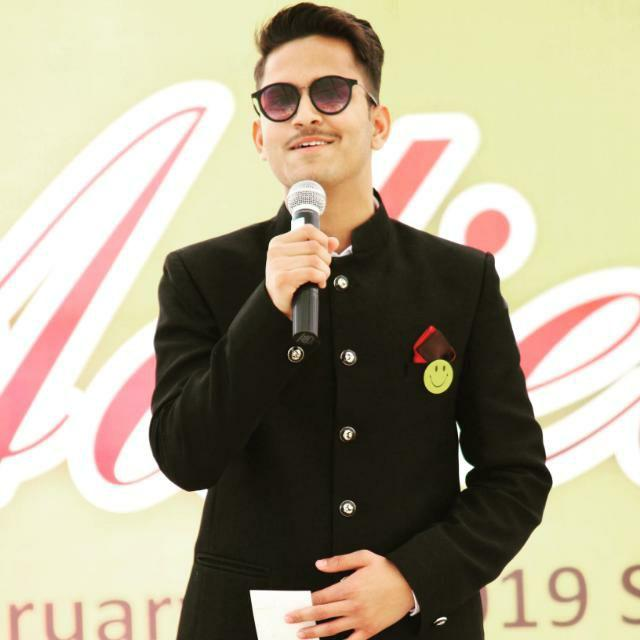
#> input picture vivek.jpg, 640 x 640 px
$ jupyter execute 3_image_convert_into_sketch.ipynb
#> lines starting #> are read from the running program, lines starting #| are printed output that depends on the picture
<a href="https://colab.research.google.com/github/vivekupreti1804/LGMVIP-DataScience-Task-1/blob/main/3_image_convert_into_sketch.ipynb" target="_parent"></a>

**LetsGrowMore**

Task 1

C. Image To Pencil Sketch With Python

Author : **Vivek Prakash Upreti** (Data Science Intern @ LetsGrowMore)

[cell 1]
# Step-1. Import the Reuired Library i.e:- cv2
import cv2
from google.colab.patches import cv2_imshow

[cell 2]
# Step-2. Read the image which you have to converted
image = cv2.imread("vivek.jpg")
#> image is the input picture: shape (640, 640, 3); mean B, G, R 140.6, 164, 173.3
cv2_imshow(image)

[cell 3]
# Step-3. Convert the Original Image to Greyscale
grey_image = cv2.cvtColor(image, cv2.COLOR_BGR2GRAY)
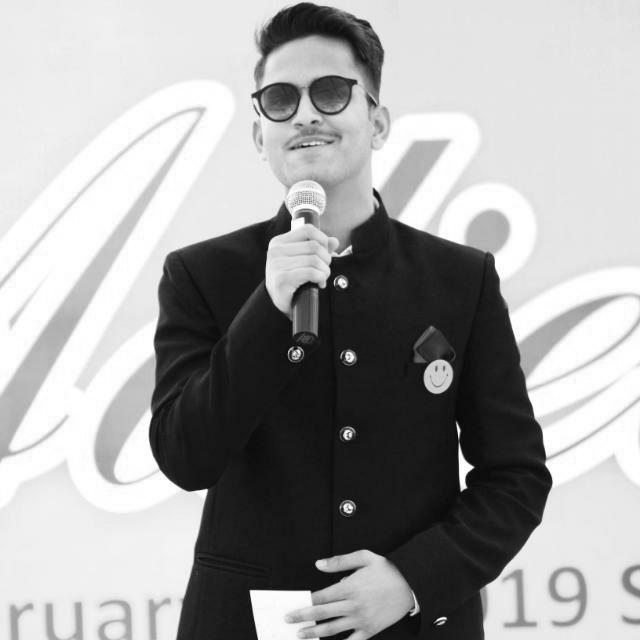
#> grey_image: shape (640, 640); min 1, max 255, mean 164.1
cv2_imshow(grey_image)

[cell 4]
# Step-4. Inverted the new Greyscale image
invert_image = 255 - grey_image
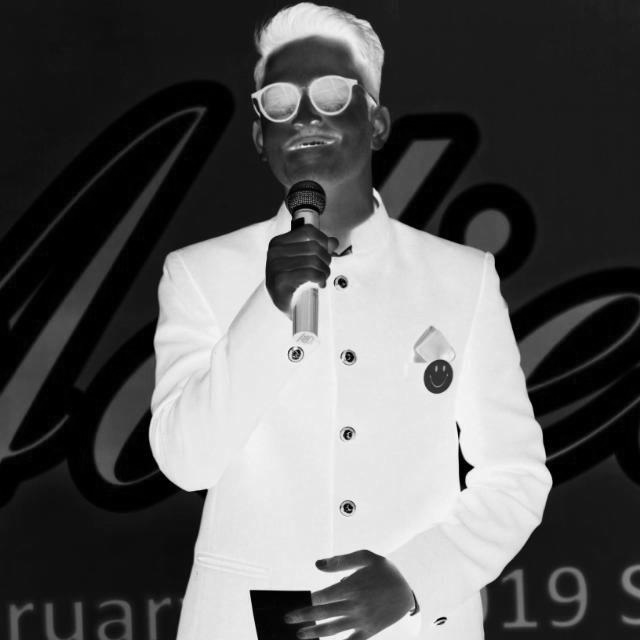
#> invert_image: shape (640, 640); min 0, max 254, mean 90.9
cv2_imshow(invert_image)

[cell 5]
# Step-5. Blur the image by using the Gaussian Function in OpenCV
blur_image = cv2.GaussianBlur(invert_image, (21, 21), 0)
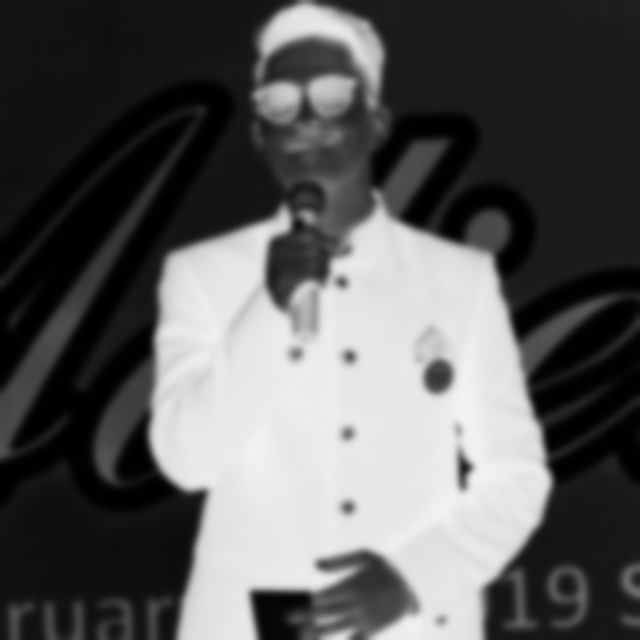
#> blur_image: shape (640, 640); min 0, max 243, mean 90.9

[cell 6]
# Step-6. Final Step Invert the Blurred image
inverted_blurred = 255 - blur_image
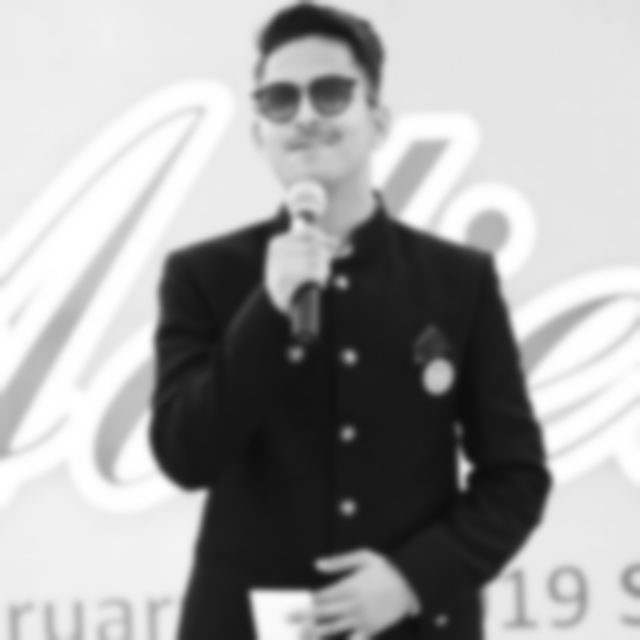
#> inverted_blurred: shape (640, 640); min 12, max 255, mean 164.1
pencil_sketch = cv2.divide(grey_image, inverted_blurred, scale=256.0)
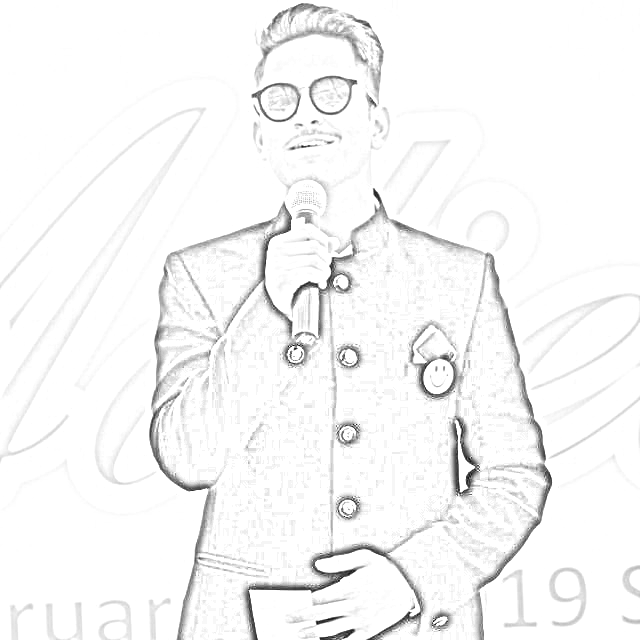
#> pencil_sketch: shape (640, 640); min 5, max 255, mean 246.8
cv2_imshow(pencil_sketch)
